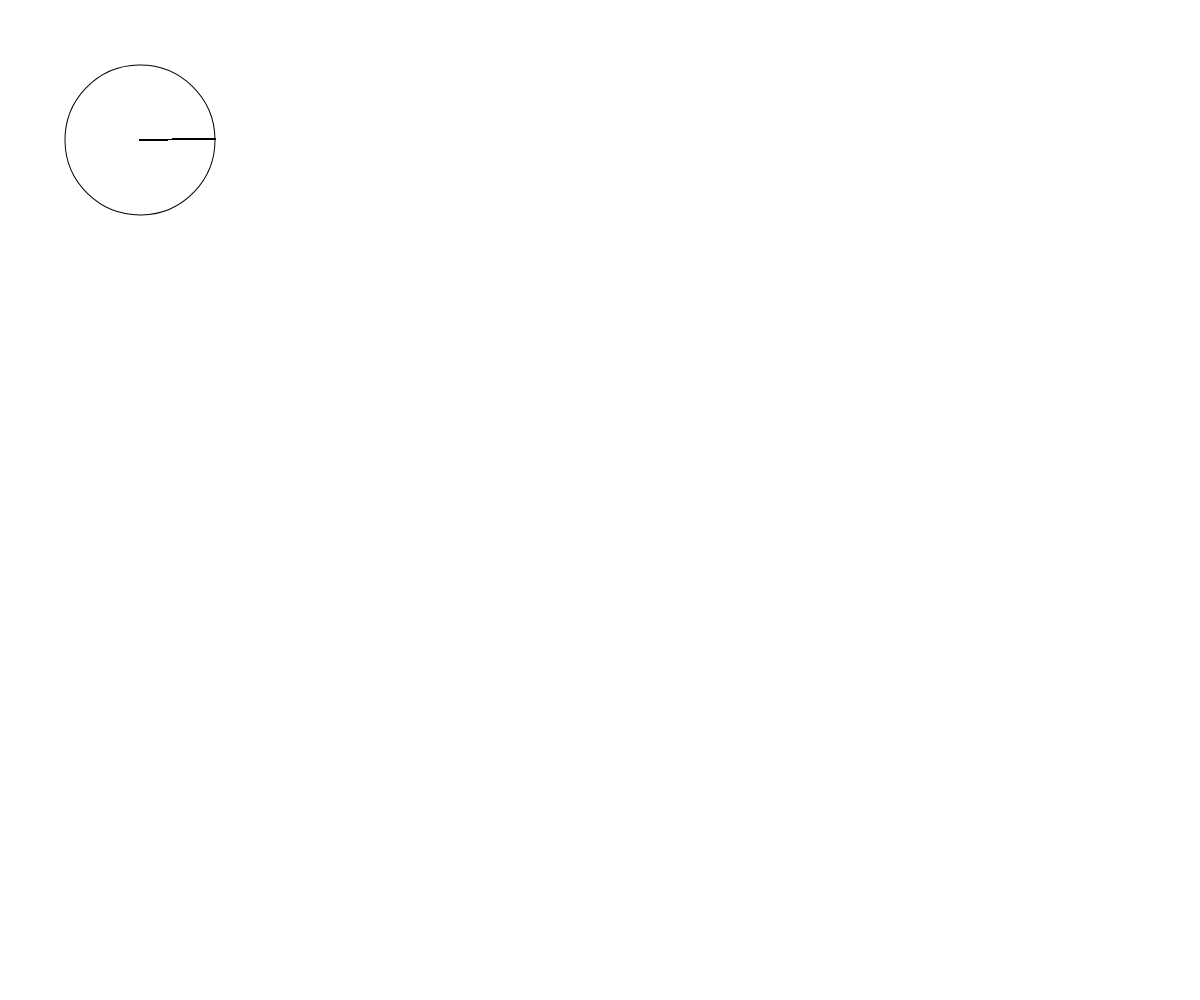
Frame 1 (no input)
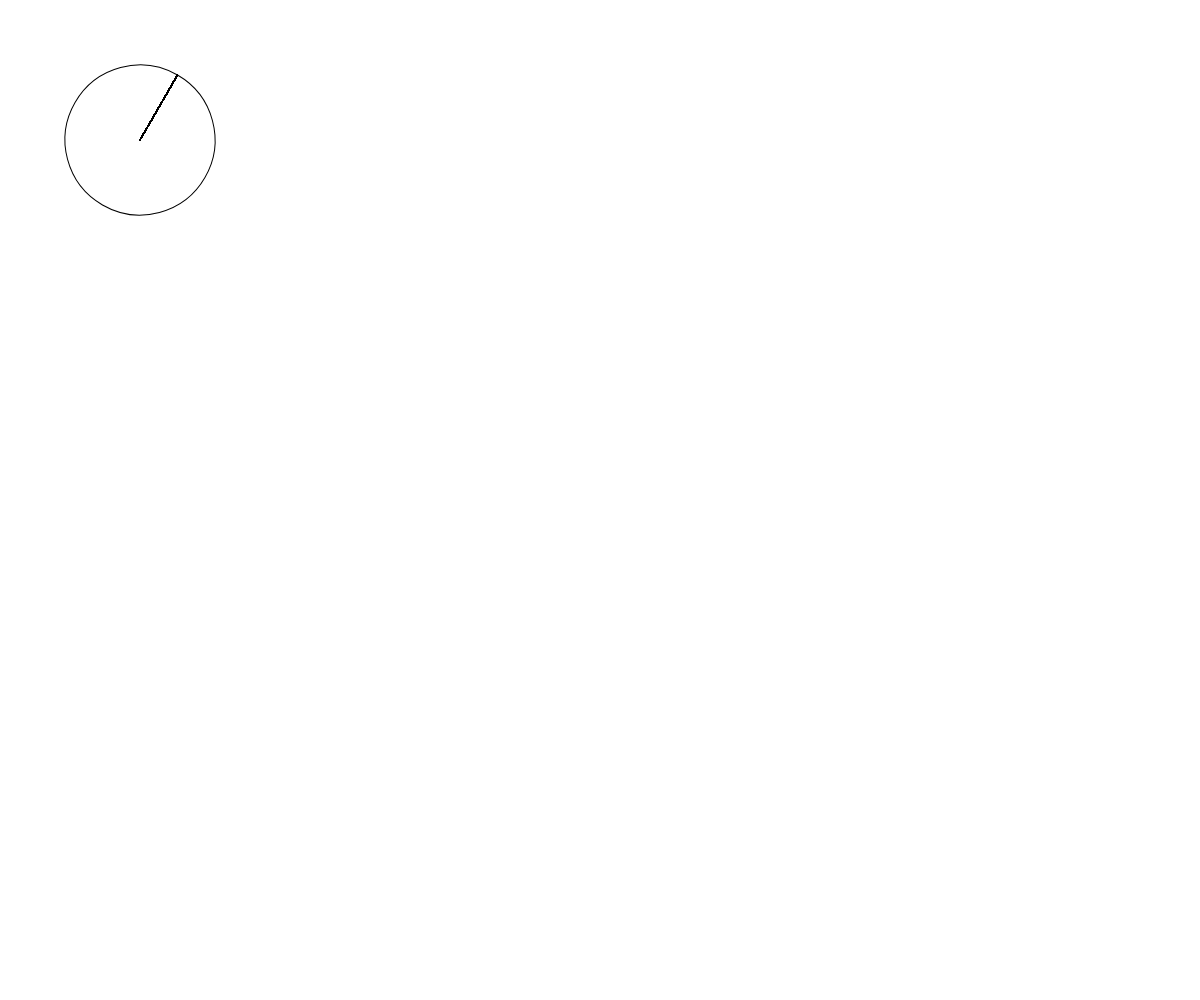
Frame 60 (no input)
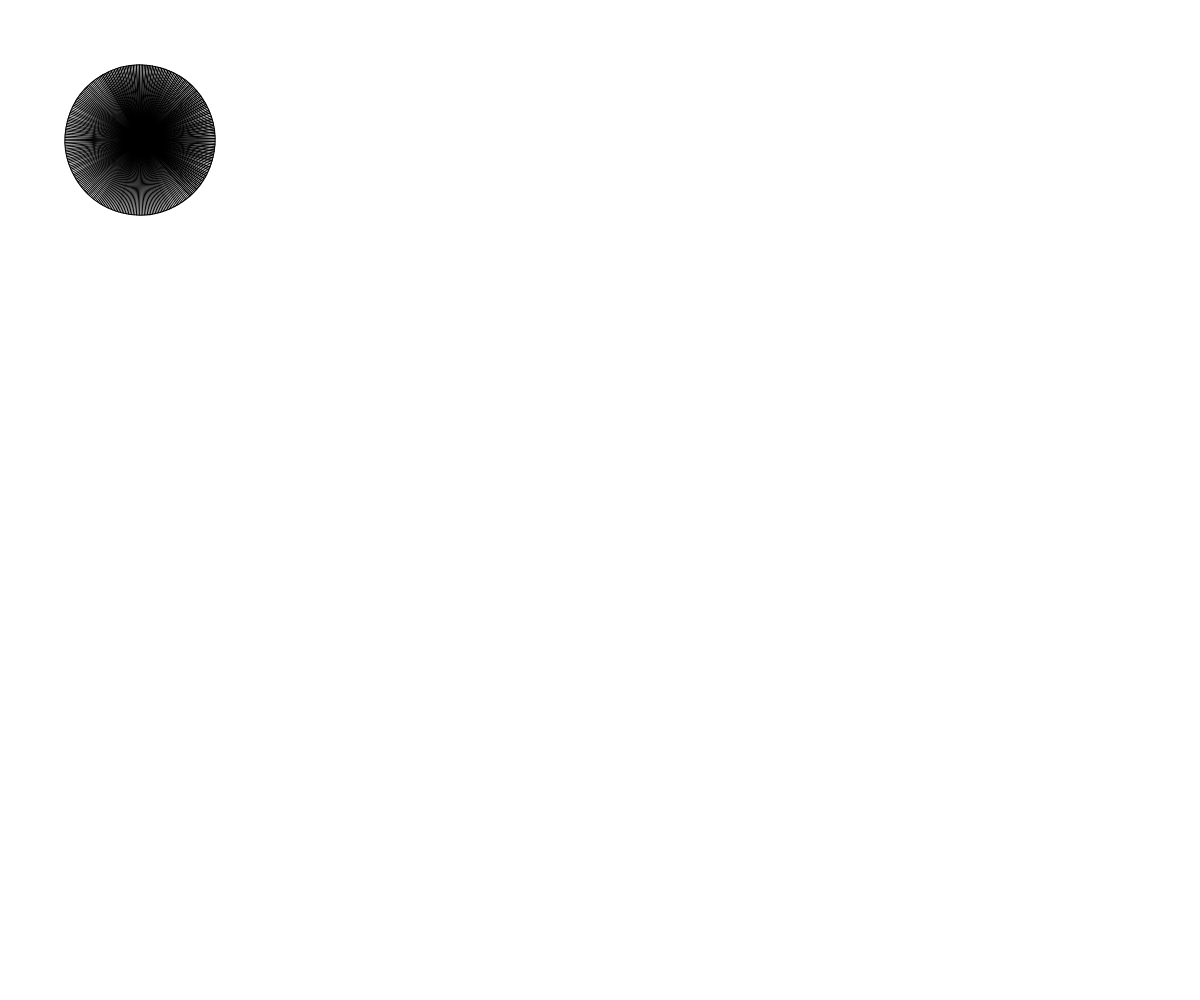
Frame 120 (the mouse pressed at the canvas centre since frame 60)

The p5.js sketch that drew these frames (run headless with seeded random() and noise() and a simulated clock; from frame 60 on, the mouse is pressed at the canvas centre):

// p5.js sketch
// ── sketch.js
// Basic Transformation Demo Challenge
// Priyansh Jhanji
// 6th Marcg 2025



// Basic Transformations Sandbox


let originalSpacing = 20;


function setup() {
  createCanvas(windowWidth, windowHeight);
}

function draw() {
  background(255);
// drawBasicGrid(220);


  //transformation one: TRANSLATION
  angleMode(DEGREES);
  translate(140,140);
  noFill();
 rotate(-frameCount);
 circle(0,0,150);
  //add push()  pop()

  // drawBasicGrid(150);
  
  let numSpokes = map(mouseX ,0 , width, 1, 290);
  let spokeAngle = 360/numSpokes;
  for(let i = 0; i<360; i++){
    line(0,0,75,0);
    rotate(spokeAngle);

  }




  //transformation two: SCALE




  //transformation three: ROTATION
  //reminder: rotations are measured in radians, not degrees! Functions can help with the conversion...
 


  //Combinations of Transformations

  

}


function face(x, y) {
  //draw a face at x,y
  push();
  translate(x,y);
  ellipseMode(CENTER);
  fill(200,200,0);
  stroke(0);
  ellipse(0,0,80,80);
  fill(90, 140, 30, 220);
  triangle(-20, 20, 20, 20, 0, 30);
  fill(0);
  ellipse(-25,0,10,10);
  ellipse(25,0,10,10);
  strokeWeight(5);
  line(-30,-10,30,-10);
  strokeWeight(1);
  pop();

}

function rectangleRed(x, y) {
  //draw a red rectangle at x,y (sized 50 pixels square) - to visualize what happens to the coordinate system
  //when different basic transformations are applied.
  noStroke();
  fill(255, 0, 0, 150);
  rect(x, y, 50, 50);

}

function rectangleBlue(x, y) {
  //draw a red rectangle at x,y (sized 50 pixels square) - to visualize what happens to the coordinate system
  //when different basic transformations are applied.
  noStroke();
  fill(0, 0, 255, 150);
  rect(x, y, 50, 50);

}

function drawBasicGrid(shade) {
  //draw the normal cartesian Coordinate Grid, in a light color. Spaced at 20 px by default
  stroke(shade);
  for (let x = 0; x < width; x += 20) {
    line(x, 0, x, height);
  }
  for (let y = 0; y < height; y += 20) {
    line(0, y, width, y);
  }

  //Draw "X" at the origin
  strokeWeight(3);
  stroke(0);
  line(-5,0,5,0);
  line(0,5,0,-5);
  strokeWeight(1);
}
